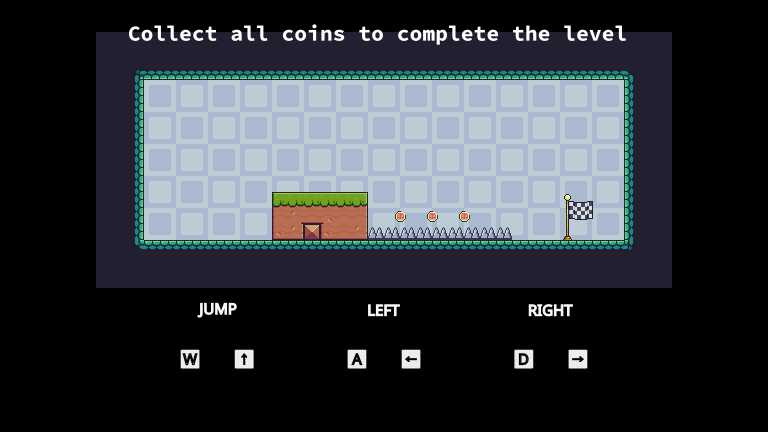

This game map was drawn from its Tiled (.tmx) file and the tilesets committed beside it. A one-line description and the trimmed map source follow:
An orthogonal 48x27 tile map with 16x16 px tiles, 6 tile layers (background, platforms, active_spikes, coins, ...), 7 tilesets and 6 objects.

<map version="1.9" tiledversion="1.9.1" orientation="orthogonal" renderorder="left-up" width="48" height="27" tilewidth="16" tileheight="16" infinite="0" nextlayerid="13" nextobjectid="7">
 <tileset firstgid="1" source="Terrain.tsx" />
 <tileset firstgid="243" source="spikes.tsx" />
 <tileset firstgid="247" source="coin.tsx" />
 <tileset firstgid="248" name="instruction" tilewidth="16" tileheight="16" tilecount="168" columns="28">
  <image source="../image/instruction.png" width="448" height="96" />
 </tileset>
 <tileset firstgid="416" name="instruction2" tilewidth="16" tileheight="16" tilecount="66" columns="33">
  <image source="../image/instruction2.png" width="531" height="37" />
 </tileset>
 <tileset firstgid="482" source="Backgrounds.tsx" />
 <tileset firstgid="489" source="end_point.tsx" />
 <layer id="1" name="background" width="48" height="27" locked="1">
  <data>[1296 cells, 24 non-empty, 1 distinct tile ids]</data>
 </layer>
 <layer id="2" name="platforms" width="48" height="27" locked="1">
  <data>[1296 cells, 576 non-empty, 22 distinct tile ids]</data>
 </layer>
 <layer id="5" name="active_spikes" width="48" height="27" locked="1">
  <properties>
   <property name="rotation" type="float" value="0" />
  </properties>
  <data>[1296 cells, 9 non-empty, 1 distinct tile ids]</data>
 </layer>
 <layer id="3" name="coins" width="48" height="27" locked="1">
  <data>[1296 cells, 3 non-empty, 1 distinct tile ids]</data>
 </layer>
 <layer id="7" name="end_point" width="48" height="27" locked="1">
  <data>[1296 cells, 1 non-empty, 1 distinct tile ids]</data>
 </layer>
 <layer id="12" name="instruction" width="48" height="27" locked="1">
  <data>[1296 cells, 234 non-empty, 234 distinct tile ids]</data>
 </layer>
 <objectgroup id="9" name="collided_objects" locked="1">
  <object id="1" x="112" y="48" width="32" height="224" />
  <object id="2" x="144" y="240" width="480" height="32" />
  <object id="3" x="624" y="48" width="32" height="224" />
  <object id="4" x="144" y="48" width="480" height="32" />
  <object id="5" x="272" y="192" width="96" height="48" />
 </objectgroup>
 <objectgroup id="10" name="player" locked="1">
  <object id="6" x="192" y="192" />
 </objectgroup>
</map>
